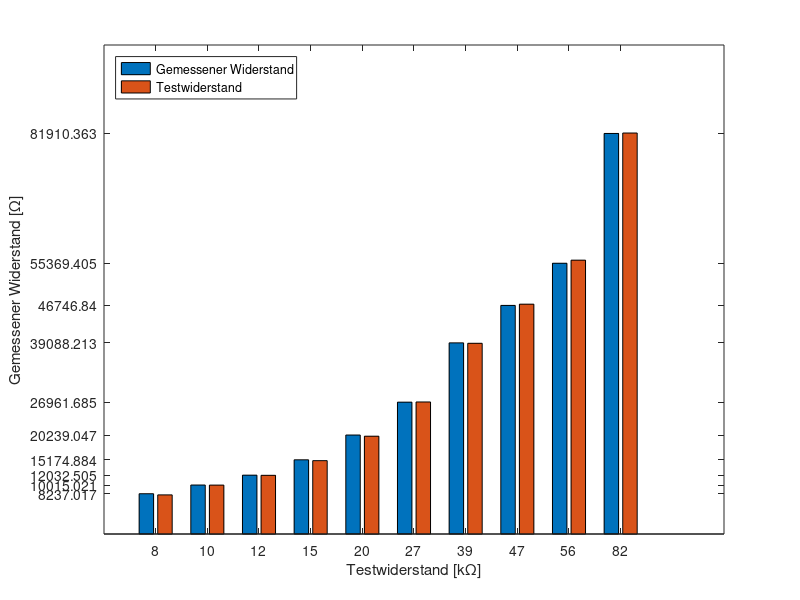

MATLAB code to generate this figure:
r_measured_values = sort([8237.017, 8000; ...
                          10015.021, 10000; ...
                          12032.505, 12000; ...
                          15174.884, 15000; ...
                          20239.047, 20000; ...
                          26961.685, 27000; ...
                          39088.213, 39000; ...
                          46746.840, 47000; ...
                          55369.405, 56000; ...
                          81910.363, 82000]);

r_should_values = [8, 10, 12, 15, 20, 27, 39, 47, 56, 82];

ph1 = bar(r_measured_values);
yticks(r_measured_values(:, 1))
yticklabels(r_measured_values(:, 1))
xticklabels(r_should_values)

xlabel('Testwiderstand [k\Omega]');
ylabel('Gemessener Widerstand [\Omega]');

legends = {'Gemessener Widerstand', 'Testwiderstand'};
lh = legend(ph1, legends, 'Location','northwest');